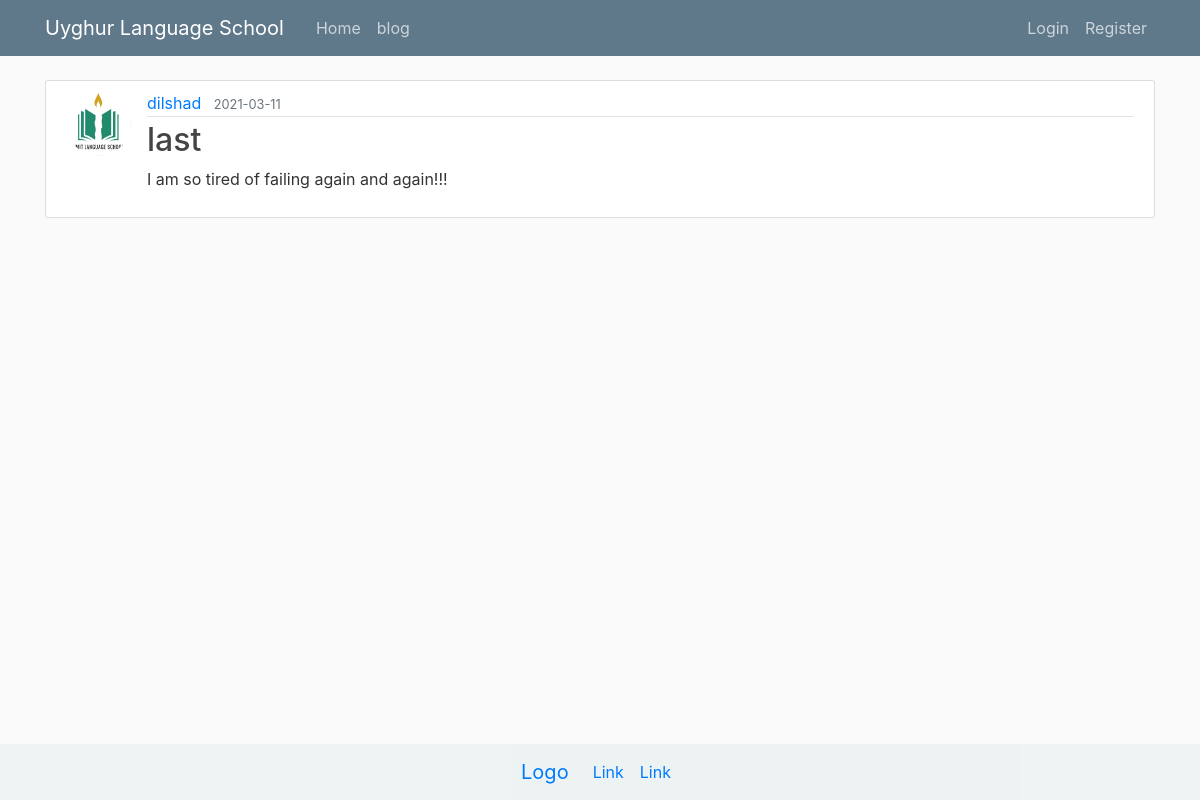
The app's page /post/16 with its own data.
### school_app/models.py (models this page shows, shortened)
class User(db.Model, UserMixin):
    id = db.Column(db.Integer, primary_key=True)
    username = db.Column(db.String(20), unique=True, nullable=False)
    email = db.Column(db.String(120), unique=True, nullable=False)
    image_file = db.Column(db.String(20), nullable=False, default='default.jpg')
    password = db.Column(db.String(60), nullable=False)
    posts = db.relationship('Post', backref='author', lazy=True)

class Post(db.Model):
    id = db.Column(db.Integer, primary_key=True)
    title = db.Column(db.String(1000), nullable=False)
    date_posted = db.Column(db.DateTime, nullable=False, default=datetime.utcnow)
    content = db.Column(db.Text, nullable=False)
    user_id = db.Column(db.Integer, db.ForeignKey('user.id'), nullable=False)

### school_app/posts/routes.py (the view)
@posts.route('/post/<int:post_id>')
def post(post_id):
    post = Post.query.get_or_404(post_id)
    return render_template('post.html', title=post.title, post=post)

### school_app/templates/post.html (shortened to what this page needs)
{% extends "layout.html" %}
{% block content %}
    <article class="media content-section">
        <img class="rounded-circle article-img" src="{{ url_for('static', filename='profile_pics/' + post.author.image_file) }}">
        <div class="media-body">
            <div class="article-metadata">
                <a class="mr-2" href="{{ url_for('users.user_posts', username=post.author.username) }}">{{ post.author.username }}</a>
                <small class="text-muted">{{ post.date_posted.strftime('%Y-%m-%d') }}</small>
            </div>
            <h2 class="article-title">{{ post.title }}</h2>
            <p class="article-content">{{ post.content }}</p>
        </div>
    </article>
{% endblock content %}

### school_app/static/main.css (style rules this page uses)
body { background: #fafafa; color: #333333; margin-top: 5rem; }
h1, h2, h3, h4, h5, h6 { color: #444444; }
.content-section { background: #ffffff; padding: 10px 20px; border: 1px solid #dddddd; border-radius: 3px; margin-bottom: 20px; }
.article-title { color: #444444; }
.article-content { white-space: pre-line; }
.article-img { height: 65px; width: 65px; margin-right: 16px; }
.article-metadata { padding-bottom: 1px; margin-bottom: 4px; border-bottom: 1px solid #e3e3e3 }

### records on screen
User: image_file (picture), author.username "dilshad"
Post: date_posted "2021-03-11", title "last", content "I am so tired of failing again and again!!!"
